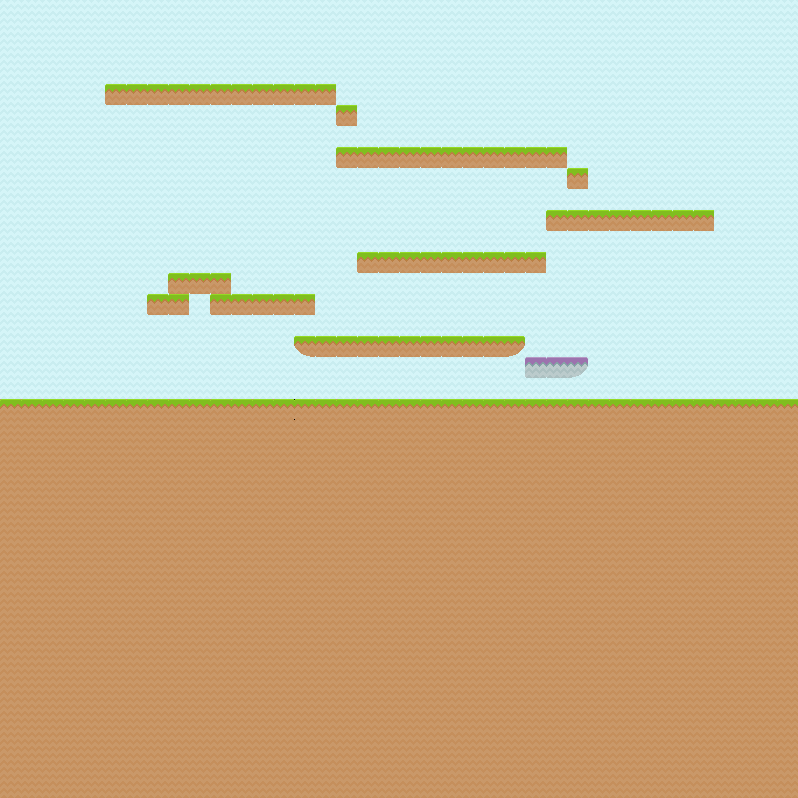

This game map was drawn from its Tiled (.tmx) file and the tilesets committed beside it. A one-line description and the trimmed map source follow:
An orthogonal 38x38 tile map with 21x21 px tiles, 3 tile layers (background1, background2, collision), 2 tilesets and 13 objects.

<map version="1.0" orientation="orthogonal" renderorder="right-down" width="38" height="38" tilewidth="21" tileheight="21" nextobjectid="20">
 <tileset firstgid="1" name="Open" tilewidth="21" tileheight="21" spacing="2">
  <image source="../images/spritesheet.png" width="692" height="692" />
  <tile id="418">
   <properties>
    <property name="Class" value="GroundFriend" />
    <property name="sheet" value="frog" />
   </properties>
  </tile>
 </tileset>
 <tileset firstgid="901" name="open_tileset_0" tilewidth="16" tileheight="16">
  <image source="../images/open_tileset_0.png" width="160" height="180" />
  <tile id="29">
   <properties>
    <property name="Class" value="GroundEnemy" />
    <property name="sheet" value="swampman" />
   </properties>
  </tile>
  <tile id="43">
   <properties>
    <property name="Class" value="warpDoor" />
    <property name="sheet" value="door" />
   </properties>
  </tile>
  <tile id="60">
   <properties>
    <property name="Class" value="GroundFriend" />
    <property name="sheet" value="cat" />
   </properties>
  </tile>
  <tile id="64">
   <properties>
    <property name="Class" value="GroundEnemy" />
    <property name="sheet" value="wizard" />
   </properties>
  </tile>
  <tile id="72">
   <properties>
    <property name="Class" value="Player" />
   </properties>
  </tile>
  <tile id="74">
   <properties>
    <property name="Class" value="GroundEnemy" />
    <property name="sheet" value="blue-alien" />
   </properties>
  </tile>
  <tile id="86">
   <properties>
    <property name="Class" value="VerticalEnemy" />
    <property name="sheet" value="bat" />
   </properties>
  </tile>
 </tileset>
 <layer name="background1" width="38" height="38">
  <properties>
   <property name="boundingBox" value="true" />
   <property name="type" value="0" />
  </properties>
  <data>[1444 cells, 1444 non-empty, 3 distinct tile ids]</data>
 </layer>
 <layer name="background2" width="38" height="38">
  <properties>
   <property name="type" value="0" />
  </properties>
  <data>[1444 cells, 1 non-empty, 1 distinct tile ids]</data>
 </layer>
 <layer name="collision" width="38" height="38">
  <properties>
   <property name="collision" value="true" />
  </properties>
  <data>[1444 cells, 140 non-empty, 6 distinct tile ids]</data>
 </layer>
 <objectgroup name="Object Layer 1">
  <object id="2" gid="973" x="302.667" y="80" width="16" height="16" />
  <object id="3" gid="975" x="555.333" y="358" width="16" height="16" />
  <object id="4" gid="975" x="327.333" y="337.333" width="16" height="16" />
  <object id="6" gid="975" x="506" y="253.333" width="16" height="16" />
  <object id="7" gid="987" x="298" y="209.333" width="16" height="16" />
  <object id="8" gid="987" x="637.333" y="130" width="16" height="16" />
  <object id="9" gid="987" x="594" y="317.333" width="16" height="16" />
  <object id="10" gid="965" x="676.667" y="210" width="16" height="16" />
  <object id="11" gid="930" x="705.333" y="397.333" width="16" height="16" />
  <object id="16" gid="944" x="110.667" y="84.6667" width="16" height="16" />
  <object id="17" gid="944" x="780.667" y="399.333" width="16" height="16" />
  <object id="18" gid="961" x="546" y="144" width="16" height="16" />
  <object id="19" gid="419" x="279" y="83" width="21" height="21" />
 </objectgroup>
</map>
